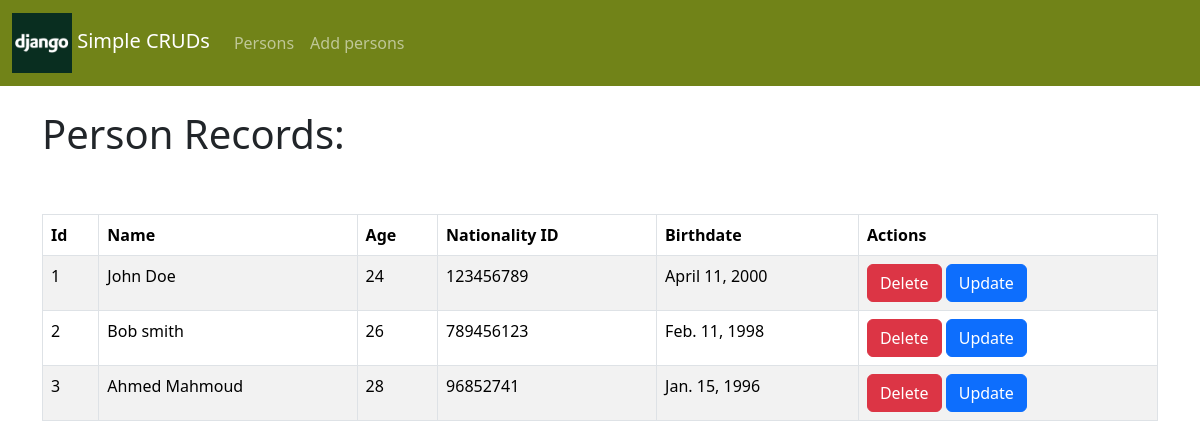
Before: /persons with the older database file.
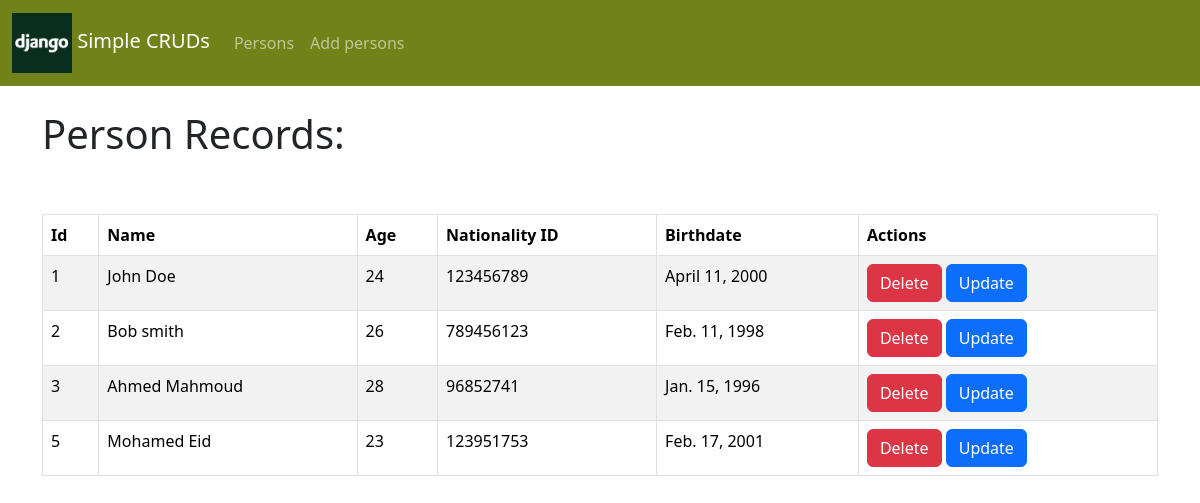
After: the same page with the newer database file.
### app/models.py (models this page shows, shortened)
class Person(models.Model):
    name = models.CharField(max_length=100)
    age = models.IntegerField()
    nationalityID = models.IntegerField()
    birthDate = models.DateField()

### app/views.py (the view)
# urls.py: path('persons', views.listPersons, name='persons'),
def listPersons(request):
    persons = Person.objects.all()
    return render(request, "persons.html", {"persons": persons})

### app/templates/persons.html (shortened to what this page needs)
    {% extends 'base.html' %}
    {% block content %}
    <h1>Person Records:</h1>
    <br><br>
    <table class="table table-bordered table-striped">
      <thead class="thead-dark">
          <tr>
              <th scope="col">Id</th>
              <th scope="col">Name</th>
              <th scope="col">Age</th>
              <th scope="col">Nationality ID</th>
              <th scope="col">Birthdate</th>
              <th scope="col">Actions</th>
          </tr>
      </thead>
      <tbody>
          {% for person in persons %}
          <tr>
              <td>{{ person.id }}</td>
              <td>{{ person.name }}</td>
              <td>{{ person.age }}</td>
              <td>{{ person.nationalityID }}</td>
              <td>{{ person.birthDate }}</td>
              <td>
                  <a href="#" onclick="confirmDelete({{ person.id }})" class="btn btn-danger">Delete</a>
                  <a href="{% url 'updatePerson' person.id %}" class="btn btn-primary">Update</a>
              </td>
          </tr>
          {% endfor %}
      </tbody>
  </table>
      {% endblock %}

### app/templates/base.html (shortened to what this page needs)
{% load static %}
<!doctype html>
<html lang="en">
  <head>
    <link href="{% static 'css/bootstrap.min.css' %}" rel="stylesheet" >
  </head>
  <body>
    {% include 'nav.html' %}
    <div class="container">
      <br>
    {% block content %}
    {% endblock %}
    </div>
  </body>
</html>

### app/templates/nav.html (shortened to what this page needs)
{% load static %}
<nav class="navbar navbar-expand-lg navbar-dark " style="background-color: #718318;" >
    <div class="container-fluid">
      <a class="navbar-brand" href="{% url 'home' %}"><img src="{% static 'img/dj.png' %}" width="60" height="60" alt=""> Simple CRUDs</a>
      <div class="collapse navbar-collapse" id="navbarSupportedContent">
        <ul class="navbar-nav me-auto mb-2 mb-lg-0">
            <li class="nav-item">
              <a class="nav-link " href="{% url 'persons' %}">Persons</a>
            </li>
            <li class="nav-item">
              <a class="nav-link " href="{% url 'createPerson' %}">Add persons</a>
            </li>
        </ul>
      </div>
    </div>
  </nav>

Changed rows visible on the page:
added Person: id "5", name "Mohamed Eid", age "23", nationalityID "123951753", birthDate "Feb. 17, 2001"
